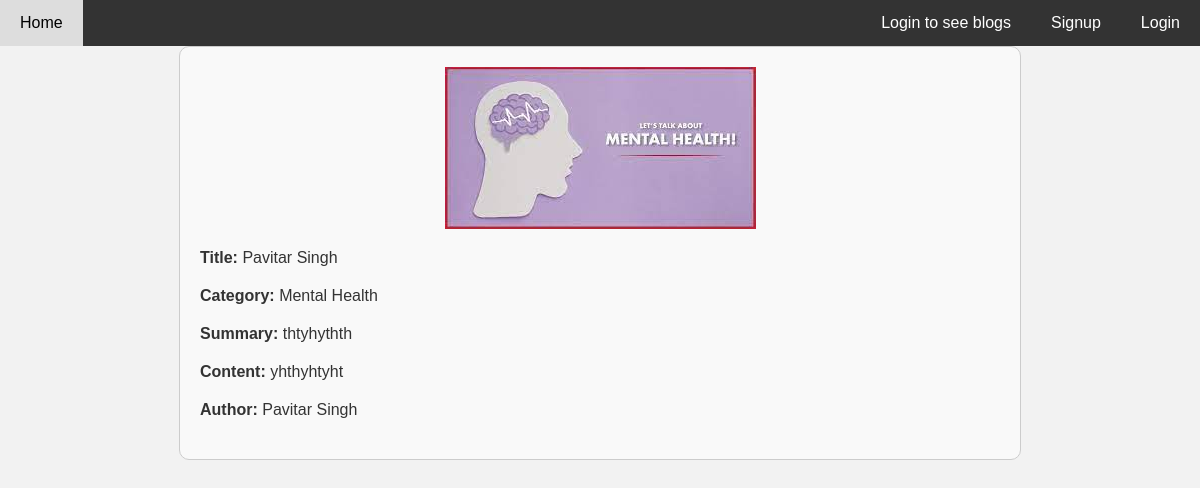
/blog/Pavitar Singh/ (signed in), run on the app's committed database.
### login_system/models.py (models this page shows, shortened)
class BlogPost(models.Model):
    title = models.CharField(max_length=100, unique=True)
    image = models.ImageField(upload_to='static/images/blog_images/')
    category = models.CharField(max_length=100)
    summary = models.TextField()
    content = models.TextField()
    username = models.CharField(max_length=100)
    name = models.CharField(max_length=100)
    is_draft = models.BooleanField(default=False)

### login_system/views.py (the view)
# urls.py: 2. Add a URL to urlpatterns:  path('blog/', include('blog.urls'))
def blog(request, post_title):
    data = request.session.get('user')
    title = post_title
    view_blog = BlogPost.objects.filter(username = data, title=title).first()
    return render(request, "blog.html", {"data": view_blog})

### templates/blog.html (shortened to what this page needs)
<!DOCTYPE html>
<html lang="en">
<head>
</head>
<body>
    {% include 'navbar.html' %}
    <div class="blog-post">
        <img src="{{ data.image.url }}" alt="{{ data.title }}">
        <div class="field-value">
            <span class="field-label">Title:</span>
            {{ data.title }}
        </div>
        <div class="field-value">
            <span class="field-label">Category:</span>
            {{ data.category }}
        </div>
        <div class="field-value">
            <span class="field-label">Summary:</span>
            {{ data.summary }}
        </div>
        <div class="field-value">
            <span class="field-label">Content:</span>
            {{ data.content }}
        </div>
        <div class="field-value">
            <span class="field-label">Author:</span>
            {{ data.name }}
        </div>
    </div>
</body>
</html>

### templates/blog.html (style rules this page uses)
body { font-family: Arial, sans-serif; margin: 0; padding: 0; background-color: #f2f2f2; color: #333; }
.blog-post { max-width: 800px; margin: 0 auto; padding: 20px; border: 1px solid #ccc; border-radius: 10px; background-color: #f9f9f9; }
.blog-post img { display: block; margin: 0 auto 20px; max-width: 100%; height: auto; }
.field-label { font-weight: bold; }
.field-value { margin-bottom: 20px; }

### data on the page
BlogPost: image (picture), title "Pavitar Singh", category "Mental Health", summary "thtyhythth", content "yhthyhtyht", name "Pavitar Singh"
